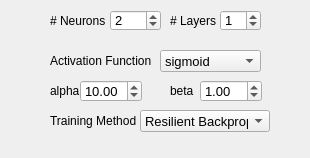
<?xml version="1.0" encoding="UTF-8"?>
<ui version="4.0">
 <class>ParametersMLP</class>
 <widget class="QWidget" name="ParametersMLP">
  <property name="geometry">
   <rect>
    <x>0</x>
    <y>0</y>
    <width>310</width>
    <height>158</height>
   </rect>
  </property>
  <property name="windowTitle">
   <string>Form</string>
  </property>
  <widget class="QLabel" name="label_15">
   <property name="geometry">
    <rect>
     <x>50</x>
     <y>50</y>
     <width>101</width>
     <height>21</height>
    </rect>
   </property>
   <property name="font">
    <font>
     <pointsize>9</pointsize>
    </font>
   </property>
   <property name="text">
    <string>Activation Function</string>
   </property>
  </widget>
  <widget class="QDoubleSpinBox" name="mlpAlphaSpin">
   <property name="geometry">
    <rect>
     <x>80</x>
     <y>80</y>
     <width>62</width>
     <height>22</height>
    </rect>
   </property>
   <property name="font">
    <font>
     <pointsize>10</pointsize>
    </font>
   </property>
   <property name="toolTip">
    <string>sigmoid: beta*(1-exp(-alpha*x)) / (1 + exp(-alpha*x))
gaussian: beta*exp(-alpha*x*x)</string>
   </property>
   <property name="maximum">
    <double>999.990000000000009</double>
   </property>
   <property name="singleStep">
    <double>0.100000000000000</double>
   </property>
   <property name="value">
    <double>10.000000000000000</double>
   </property>
  </widget>
  <widget class="QLabel" name="label_17">
   <property name="geometry">
    <rect>
     <x>170</x>
     <y>80</y>
     <width>31</width>
     <height>21</height>
    </rect>
   </property>
   <property name="font">
    <font>
     <pointsize>9</pointsize>
    </font>
   </property>
   <property name="text">
    <string>beta</string>
   </property>
  </widget>
  <widget class="QComboBox" name="mlpFunctionCombo">
   <property name="geometry">
    <rect>
     <x>160</x>
     <y>50</y>
     <width>101</width>
     <height>22</height>
    </rect>
   </property>
   <property name="font">
    <font>
     <pointsize>10</pointsize>
    </font>
   </property>
   <property name="toolTip">
    <string>Activation function for all network units</string>
   </property>
   <item>
    <property name="text">
     <string>sigmoid</string>
    </property>
   </item>
   <item>
    <property name="text">
     <string>gaussian</string>
    </property>
   </item>
  </widget>
  <widget class="QSpinBox" name="mlpLayerSpin">
   <property name="geometry">
    <rect>
     <x>220</x>
     <y>10</y>
     <width>41</width>
     <height>21</height>
    </rect>
   </property>
   <property name="font">
    <font>
     <pointsize>10</pointsize>
    </font>
   </property>
   <property name="toolTip">
    <string>Number of hidden layers</string>
   </property>
   <property name="minimum">
    <number>0</number>
   </property>
   <property name="maximum">
    <number>20</number>
   </property>
   <property name="value">
    <number>1</number>
   </property>
  </widget>
  <widget class="QLabel" name="label_14">
   <property name="geometry">
    <rect>
     <x>50</x>
     <y>10</y>
     <width>61</width>
     <height>21</height>
    </rect>
   </property>
   <property name="font">
    <font>
     <pointsize>9</pointsize>
    </font>
   </property>
   <property name="text">
    <string># Neurons</string>
   </property>
  </widget>
  <widget class="QLabel" name="label_18">
   <property name="geometry">
    <rect>
     <x>170</x>
     <y>10</y>
     <width>51</width>
     <height>21</height>
    </rect>
   </property>
   <property name="font">
    <font>
     <pointsize>9</pointsize>
    </font>
   </property>
   <property name="text">
    <string># Layers</string>
   </property>
  </widget>
  <widget class="QDoubleSpinBox" name="mlpBetaSpin">
   <property name="geometry">
    <rect>
     <x>200</x>
     <y>80</y>
     <width>62</width>
     <height>22</height>
    </rect>
   </property>
   <property name="font">
    <font>
     <pointsize>10</pointsize>
    </font>
   </property>
   <property name="toolTip">
    <string>sigmoid: beta*(1-exp(-alpha*x)) / (1 + exp(-alpha*x))
gaussian: beta*exp(-alpha*x*x)</string>
   </property>
   <property name="maximum">
    <double>999.990000000000009</double>
   </property>
   <property name="singleStep">
    <double>0.100000000000000</double>
   </property>
   <property name="value">
    <double>1.000000000000000</double>
   </property>
  </widget>
  <widget class="QLabel" name="label_16">
   <property name="geometry">
    <rect>
     <x>50</x>
     <y>80</y>
     <width>31</width>
     <height>21</height>
    </rect>
   </property>
   <property name="font">
    <font>
     <pointsize>9</pointsize>
    </font>
   </property>
   <property name="text">
    <string>alpha</string>
   </property>
  </widget>
  <widget class="QSpinBox" name="mlpNeuronSpin">
   <property name="geometry">
    <rect>
     <x>110</x>
     <y>10</y>
     <width>51</width>
     <height>21</height>
    </rect>
   </property>
   <property name="font">
    <font>
     <pointsize>10</pointsize>
    </font>
   </property>
   <property name="toolTip">
    <string>&lt;!DOCTYPE HTML PUBLIC &quot;-//W3C//DTD HTML 4.0//EN&quot; &quot;http://www.w3.org/TR/REC-html40/strict.dtd&quot;&gt;
&lt;html&gt;&lt;head&gt;&lt;meta name=&quot;qrichtext&quot; content=&quot;1&quot; /&gt;&lt;style type=&quot;text/css&quot;&gt;
p, li { white-space: pre-wrap; }
&lt;/style&gt;&lt;/head&gt;&lt;body style=&quot; font-family:'MS Shell Dlg 2'; font-size:8.25pt; font-weight:400; font-style:normal;&quot;&gt;
&lt;p style=&quot; margin-top:0px; margin-bottom:0px; margin-left:0px; margin-right:0px; -qt-block-indent:0; text-indent:0px;&quot;&gt;&lt;span style=&quot; font-size:8pt;&quot;&gt;Number of neuros for each layer&lt;/span&gt;&lt;/p&gt;&lt;/body&gt;&lt;/html&gt;</string>
   </property>
   <property name="minimum">
    <number>1</number>
   </property>
   <property name="maximum">
    <number>1000</number>
   </property>
   <property name="value">
    <number>2</number>
   </property>
  </widget>
  <widget class="QLabel" name="label_19">
   <property name="geometry">
    <rect>
     <x>50</x>
     <y>110</y>
     <width>90</width>
     <height>21</height>
    </rect>
   </property>
   <property name="font">
    <font>
     <pointsize>9</pointsize>
    </font>
   </property>
   <property name="text">
    <string>Training Method</string>
   </property>
  </widget>
  <widget class="QComboBox" name="mlpTrainCombo">
   <property name="geometry">
    <rect>
     <x>140</x>
     <y>110</y>
     <width>130</width>
     <height>22</height>
    </rect>
   </property>
   <property name="font">
    <font>
     <pointsize>10</pointsize>
    </font>
   </property>
   <property name="toolTip">
    <string>Activation function for all network units</string>
   </property>
   <property name="currentIndex">
    <number>1</number>
   </property>
   <item>
    <property name="text">
     <string>Backpropagation</string>
    </property>
   </item>
   <item>
    <property name="text">
     <string>Resilient Backprop</string>
    </property>
   </item>
  </widget>
 </widget>
 <resources/>
 <connections/>
</ui>
